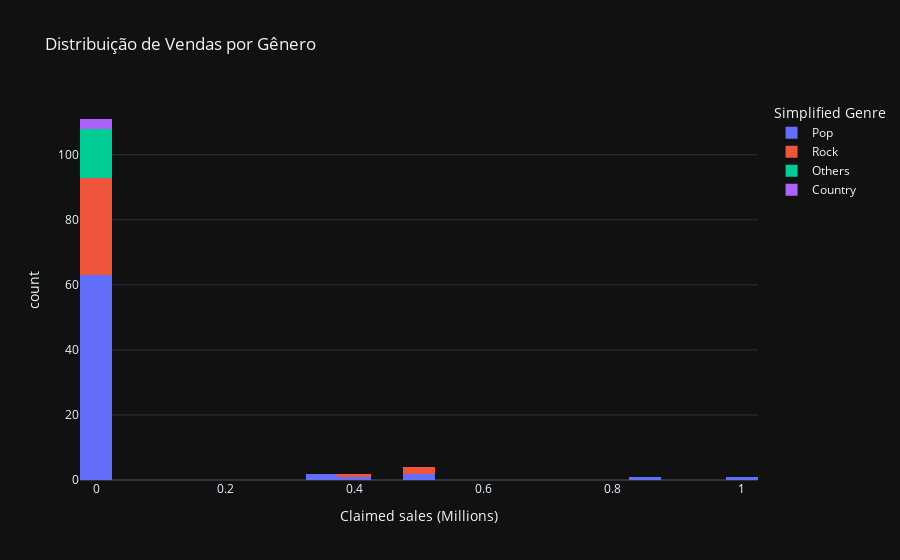

Notebook source saved alongside this figure:
### Markdown cell above
## Histograma de Distribuição de Vendas:

Distribuição das vendas por gênero para identificar padrões ou outliers.

### Code cell
fig = px.histogram(df_clean, x='Claimed sales (Millions)', color='Simplified Genre', nbins=30, title='Distribuição de Vendas por Gênero')
fig.show()

### Figure 1 — Plotly figure (JSON) as saved in the notebook; plotly's stock layout.template omitted (floating-point values rounded to 4 significant figures)
{"data": [{"alignmentgroup": "True", "bingroup": "x", "hovertemplate": "Simplified Genre=Pop<br>Claimed sales (Millions)=%{x}<br>count=%{y}<extra></extra>", "legendgroup": "Pop", "marker": {"color": "#636efa", "pattern": {"shape": ""}}, "name": "Pop", "nbinsx": 30, "offsetgroup": "Pop", "orientation": "v", "showlegend": true, "x": [1.0, 0.8333, 0.0007078, 0.4999, 0.4999, 0.4166, 0.0002415, 0.0002415, 0.3333, 0.3332, 0.0002082, 0.0001582, 0.0001416, 0.0001416, 0.0001249, 0.0001249, 0.0001249, 0.0001249, 0.0001249, 0.0001249, 0.0001249, 0.0001133, 0.0001083, 8.161e-05, 7.495e-05, 7.495e-05, 7.495e-05, 7.495e-05, 7.495e-05, 4.164e-05, 4.164e-05, 4.164e-05, 4.164e-05, 4.164e-05, 4.164e-05, 4.164e-05, 4.164e-05, 4.164e-05, 4.164e-05, 4.164e-05, 4.164e-05, 4.164e-05, 4.164e-05, 4.164e-05, 4.164e-05, 4.164e-05, 4.164e-05, 4.164e-05, 4.164e-05, 4.164e-05, 4.164e-05, 3.331e-05, 2.498e-05, 2.498e-05, 2.498e-05, 2.165e-05, 1.665e-05, 8.327e-06, 8.327e-06, 8.327e-06, 8.327e-06, 0.0, 0.0, 0.0, 0.0, 0.0, 0.0, 0.0, 0.0, 0.0], "xaxis": "x", "yaxis": "y", "type": "histogram"}, {"alignmentgroup": "True", "bingroup": "x", "hovertemplate": "Simplified Genre=Rock<br>Claimed sales (Millions)=%{x}<br>count=%{y}<extra></extra>", "legendgroup": "Rock", "marker": {"color": "#EF553B", "pattern": {"shape": ""}}, "name": "Rock", "nbinsx": 30, "offsetgroup": "Rock", "orientation": "v", "showlegend": true, "x": [0.4999, 0.4999, 0.4166, 0.0002915, 0.0002082, 0.0002082, 0.0001249, 0.0001249, 0.0001249, 0.0001249, 7.495e-05, 7.495e-05, 4.164e-05, 4.164e-05, 4.164e-05, 4.164e-05, 4.164e-05, 4.164e-05, 4.164e-05, 4.164e-05, 4.164e-05, 4.164e-05, 4.164e-05, 4.164e-05, 4.164e-05, 4.164e-05, 2.498e-05, 1.665e-05, 8.327e-06, 8.327e-06, 0.0, 0.0, 0.0], "xaxis": "x", "yaxis": "y", "type": "histogram"}, {"alignmentgroup": "True", "bingroup": "x", "hovertemplate": "Simplified Genre=Others<br>Claimed sales (Millions)=%{x}<br>count=%{y}<extra></extra>", "legendgroup": "Others", "marker": {"color": "#00cc96", "pattern": {"shape": ""}}, "name": "Others", "nbinsx": 30, "offsetgroup": "Others", "orientation": "v", "showlegend": true, "x": [0.0002415, 0.0001249, 8.327e-05, 8.327e-05, 7.495e-05, 4.164e-05, 4.164e-05, 8.327e-06, 8.327e-06, 0.0, 0.0, 0.0, 0.0, 0.0, 0.0], "xaxis": "x", "yaxis": "y", "type": "histogram"}, {"alignmentgroup": "True", "bingroup": "x", "hovertemplate": "Simplified Genre=Country<br>Claimed sales (Millions)=%{x}<br>count=%{y}<extra></extra>", "legendgroup": "Country", "marker": {"color": "#ab63fa", "pattern": {"shape": ""}}, "name": "Country", "nbinsx": 30, "offsetgroup": "Country", "orientation": "v", "showlegend": true, "x": [0.0001582, 4.164e-05, 2.498e-05], "xaxis": "x", "yaxis": "y", "type": "histogram"}], "layout": {"xaxis": {"anchor": "y", "domain": [0.0, 1.0], "title": {"text": "Claimed sales (Millions)"}}, "yaxis": {"anchor": "x", "domain": [0.0, 1.0], "title": {"text": "count"}}, "legend": {"title": {"text": "Simplified Genre"}, "tracegroupgap": 0}, "title": {"text": "Distribuição de Vendas por Gênero"}, "barmode": "relative"}}
